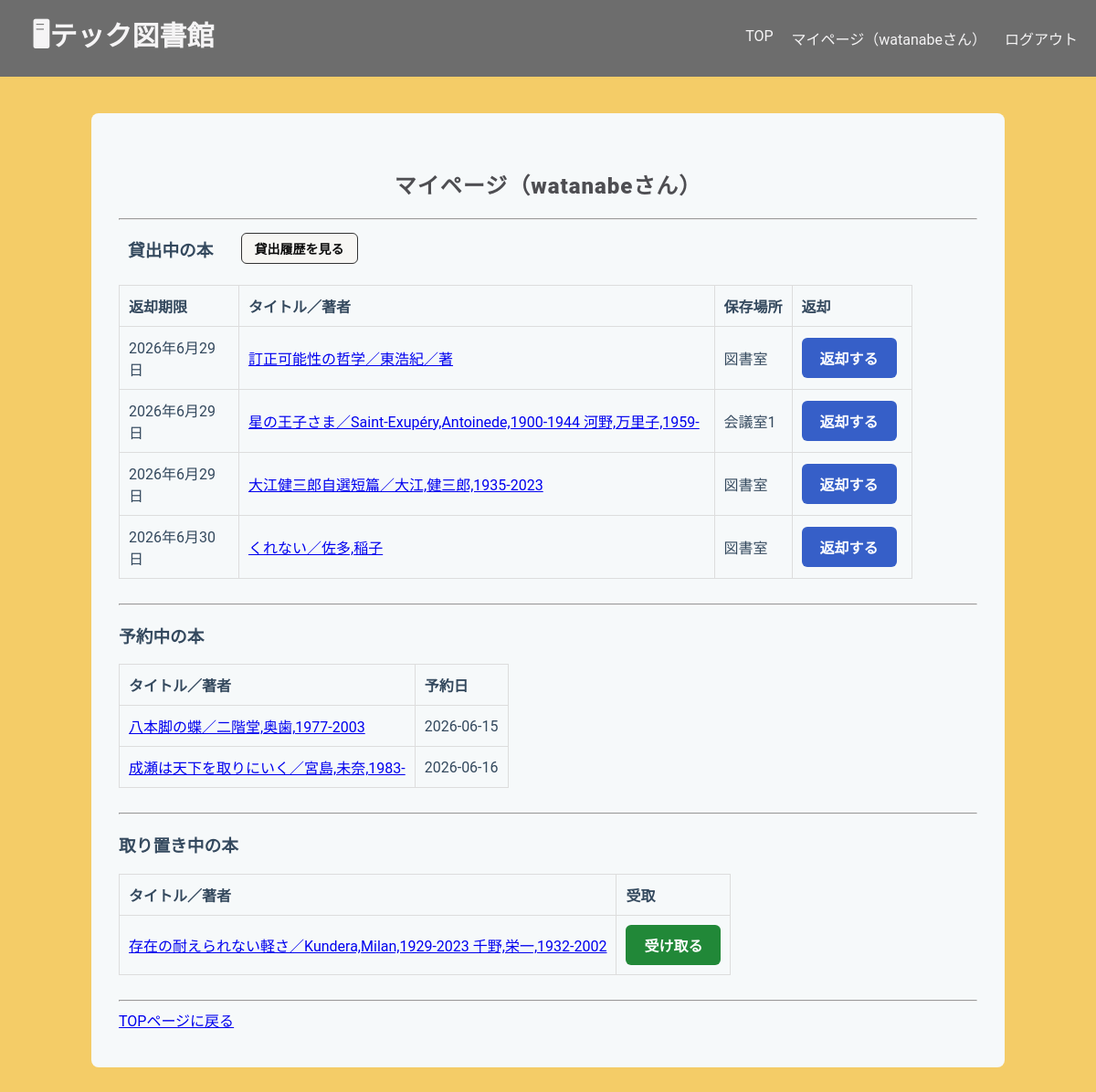
/library/mypage/ (signed in), run on an earlier commit of the app's database.
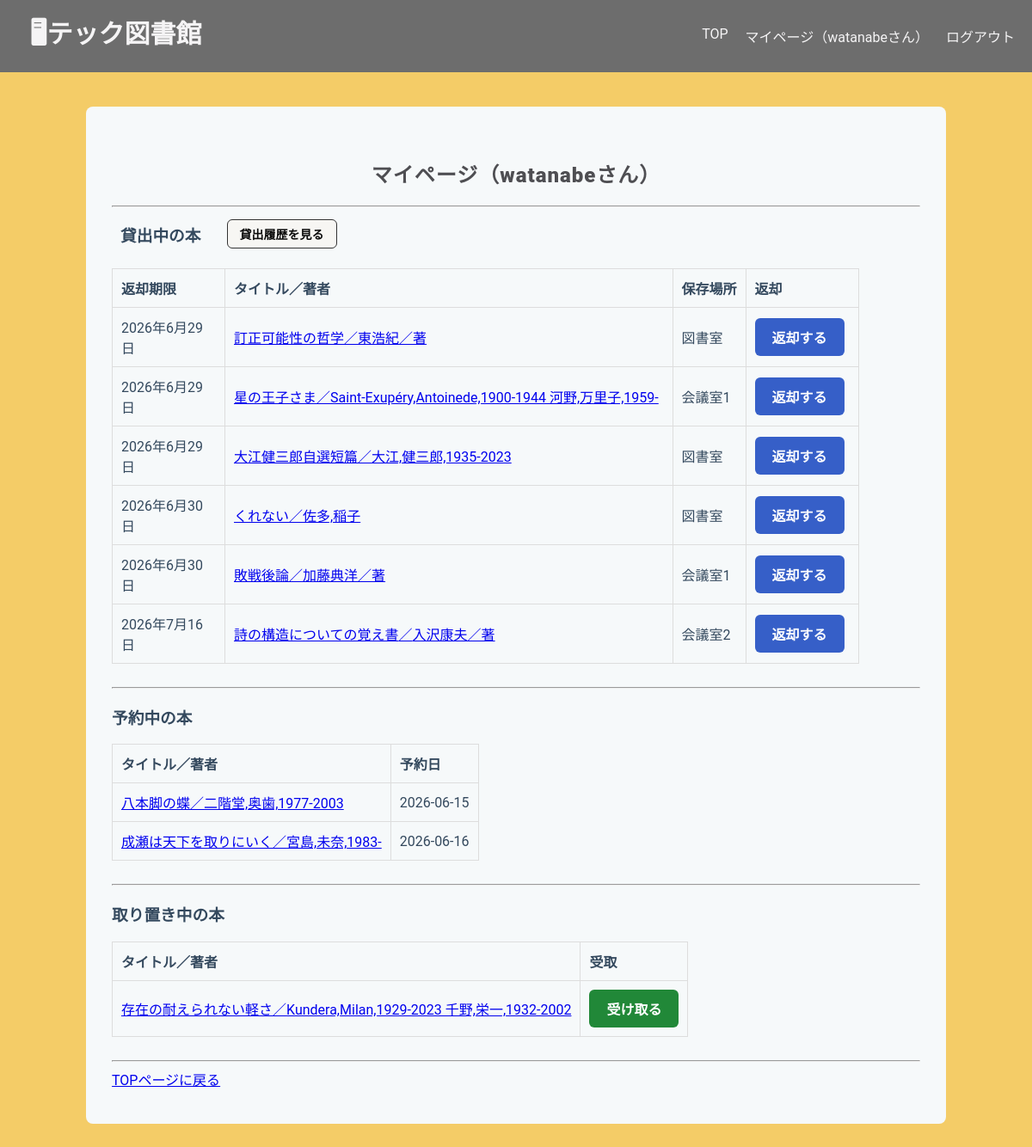
And on a later commit of the database.
### libraryapp/models.py (models this page shows, shortened)
class Borrow(models.Model):
    user = models.ForeignKey(User, on_delete=models.CASCADE)
    stock = models.ForeignKey(
        Stock,
        on_delete=models.PROTECT,
        related_name="borrows"
    )
    borrowed_at = models.DateTimeField(default=timezone.now)
    due_date = models.DateField()
    returned_at = models.DateTimeField(null=True, blank=True)

class Stock(models.Model):
    book = models.ForeignKey(
        Book,
        on_delete=models.CASCADE,
        related_name="stocks"
    )
    location = models.ForeignKey(
        Location,
        on_delete=models.PROTECT,
        related_name="stocks"
    )
    is_available = models.BooleanField(default=True)

class Book(models.Model):
    isbn = models.CharField(
        max_length=17,
        help_text='ISBN-10 または ISBN-13（ハイフン可）',
        verbose_name='ISBN',
        unique=True,
    )
    title = models.CharField(max_length=200, blank=True)
    author = models.CharField(max_length=200, null=True, blank=True)
    publisher = models.CharField(max_length=200, null=True, blank=True)
    publication_date = models.DateField(null=True, blank=True)
    description = models.TextField(null=True, blank=True)
    cover_url = models.URLField(null=True, blank=True)
    edition_number = models.IntegerField(default=1)

class Location(models.Model):
    name = models.CharField(max_length=100)
    def __str__(self):
        return self.name

class Reservation(models.Model):
    user = models.ForeignKey(
        User,
        on_delete=models.CASCADE,
        related_name="reservations")
    book = models.ForeignKey(
        Book,
        on_delete=models.CASCADE,
        related_name="reservations")
    reserved_at = models.DateTimeField(auto_now_add=True)
    class Meta:
        ordering = ["reserved_at"] # 先着順
        unique_together = ("user", "book")

class HoldStock(models.Model):
    user = models.ForeignKey(User, on_delete=models.CASCADE)
    stock = models.ForeignKey(
        Stock,
        on_delete=models.CASCADE,
        related_name="hold"
    )
    created_at = models.DateTimeField(default=timezone.now)
    is_pickedup = models.BooleanField(default=False) # 受取済みか

### libraryapp/views.py (the view)
# urls.py: path('mypage/', views.MyPageView.as_view(), name='mypage'),
class MyPageView(LoginRequiredMixin, ListView):
    model = Borrow
    template_name = "libraryapp/mypage.html"
    context_object_name = "borrows"
    def get_queryset(self):
        return Borrow.objects.filter(
            user=self.request.user,
            returned_at__isnull=True
        ).select_related("stock__book")
    def get_context_data(self, **kwargs):
        context = super().get_context_data(**kwargs)
        context['reservations'] = Reservation.objects.filter(
            user=self.request.user
        ).select_related("book")
        context['hold_stocks'] = HoldStock.objects.filter(
            user=self.request.user,
            is_pickedup=False
        ).select_related("stock__book")
        return context

### templates/libraryapp/mypage.html (shortened to what this page needs)
{% extends "libraryapp/base.html" %}
{% block content %}
<h2 class="h2">マイページ（{{ user.username }}さん）</h2>
<hr>
 <div class="my-borrowed-header">
<h3>貸出中の本</h3>
<a href="{% url 'borrow_history' %}"
    class="action-button2">
    貸出履歴を見る
</a>
</div>
<table border="1">
    <tr>
        <th class="date">返却期限</th>
        <th class="title">タイトル／著者</th>
        <th class="location">保存場所</th>
        <th class="date">返却</th>
    </tr>
    {% for borrow in borrows %}
    <tr>
        <td>{{ borrow.due_date }}</td>
        <td>
            <a href="{% url 'book_detail' borrow.stock.book.id %}">
                {{ borrow.stock.book.title }}／{{ borrow.stock.book.author }}
            </a>
        </td>
        <td>{{ borrow.stock.location }}</td>
        <td>
            <a href="{% url 'return_book' borrow.id %}"
                class="action-button3">
                返却する
            </a>
        </td>
    </tr>
    {% empty %}
    <tr>
        <td colspan="6">貸出中の本はありません。</td>
    </tr>
    {% endfor %}
</table>
<br>
<hr>
<h3>予約中の本</h3>
<table border="1">
    <tr>
        <th>タイトル／著者</th>
        <th>予約日</th>
    </tr>
    {% for reservation in reservations %}
    <tr>
        <td>
            <a href="{% url 'book_detail' reservation.book.id %}">
                {{ reservation.book.title }}／{{ reservation.book.author }}
            </a>
        </td>
        <td>
            {{ reservation.reserved_at|date:"Y-m-d" }}
        </td>
    </tr>
    {% empty %}
    <tr>
        <td colspan="4">予約中の本はありません。</td>
    </tr>
    {% endfor %}
</table>
<br>
<hr>
<h3>取り置き中の本</h3>
<table border="1">
    <tr>
        <th>タイトル／著者</th>
        <th>受取</th>
    </tr>
    {% for hold in hold_stocks %}
    <tr>
        <td>
            <a href="{% url 'book_detail' hold.stock.book.id %}">
                {{ hold.stock.book.title }}／{{ hold.stock.book.author }}
            </a>
        </td>
        <td>
            <a href="{% url 'pickup_confirm' hold.id %}"
                class="action-button">
                受け取る
            </a>
        </td>
    </tr>
    {% empty %}
    <tr>
        <td colspan="4">受け取り可能な本はありません。</td>
    </tr>
    {% endfor %}
</table>
<br>
<hr>
<a href="{% url 'home' %}">TOPページに戻る</a>
{% endblock content %}

What changed in the data, as far as the page shows it:
added Borrow: due_date "2026年6月30日", stock.book "敗戦後論", stock.book.author "加藤典洋／著", stock.location "会議室1"
added Borrow: due_date "2026年7月16日", stock.book "詩の構造についての覚え書", stock.book.author "入沢康夫／著", stock.location "会議室2"
